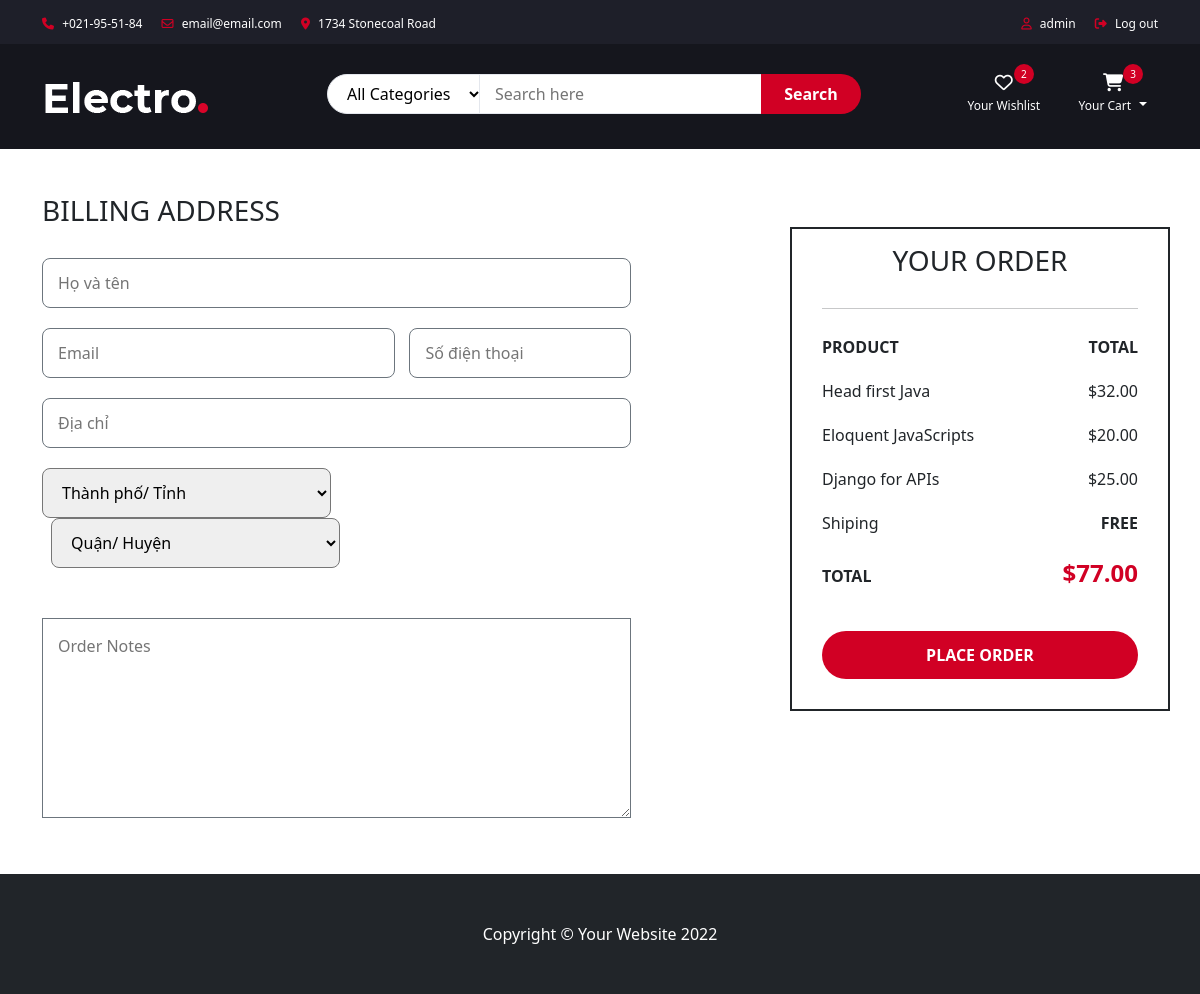
/checkout/ (signed in), run on the app's committed database.
### user/models.py (models this page shows)
class CustomerUser(AbstractUser):
    phone_number = models.CharField(default='', max_length=15)

### cart/models.py (models this page shows)
class CartItem(models.Model):
    cart = models.ForeignKey(Cart, on_delete=models.CASCADE)
    item = models.ForeignKey(Book, on_delete=models.CASCADE)
    quantity = models.IntegerField(default=0)
    @property
    def get_total(self):
        total = self.item.price * self.quantity
        return total

class Cart(models.Model):
    user = models.ForeignKey(CustomerUser, on_delete=models.CASCADE)
    create_date = models.DateTimeField(auto_now_add=True)
    modified_date = models.DateTimeField(auto_now=True)
    @property
    def get_cart_total(self):
        cart_items = self.cartitem_set.all()
        total = 0
        for item in cart_items:
            total += item.get_total
        return total
    @property
    def get_cart_quantity(self):
        cart_item = self.cartitem_set.all()
        total_quantity = 0
        for item in cart_item:
            total_quantity += item.quantity
        return total_quantity

### books/models.py (models this page shows, shortened)
class Book(models.Model):
    title = models.CharField(max_length=60, default='')
    author = models.CharField(max_length=60, default='')
    image = models.ImageField(null=True, blank=True)
    description = models.TextField(default='')
    publisher_id = models.ForeignKey(Publisher, on_delete=models.CASCADE)
    price = models.FloatField(default=0)
    category = models.ForeignKey(Category, on_delete=models.CASCADE, null=True)
    @property
    def imageURL(self):
        try:
            url = self.image.url
        except:
            url = 'https://dummyimage.com/450x300/dee2e6/6c757d.jpg'
        return url

### controller/views.py (the view)
# urls.py: path('checkout/', checkOutView, name='checkout'),
@decorators.login_required(login_url='/login/')
def checkOutView(request):
    customer = request.user
    cart, created = Cart.objects.get_or_create(user=customer)
    cart_items = cart.cartitem_set.all()
    quantity = cart.get_cart_quantity
    context = {"cart": cart, "cart_items": cart_items, "quantity": quantity}
    return render(request, 'cart/checkout.html', context)

### templates/cart/checkout.html (shortened to what this page needs)
{% load static %}
<!DOCTYPE html>
<html lang="en">
<head>
    <link href="https://cdn.jsdelivr.net/npm/bootstrap@5.2.3/dist/css/bootstrap.min.css" rel="stylesheet">
    <link href="https://cdn.jsdelivr.net/npm/bootstrap-icons@1.5.0/font/bootstrap-icons.css" rel="stylesheet"/>
    <link rel="stylesheet" href="https://cdnjs.cloudflare.com/ajax/libs/font-awesome/6.2.1/css/all.min.css"
/>
    <link rel="stylesheet" href="{% static 'homepage/css/navbar.css' %}"/>
    <link href="{% static 'cart/checkout.css' %}" rel="stylesheet"/>
    <link href="{% static 'sweetalert/sweetalert2.min.css' %}" rel="stylesheet"/>
</head>
<body>
{% include 'homepage/navbar.html' %}
<div class="section">
    <div class="container">
        <div class="row">
            <div class="col-md-8">
                <form id="customer-details" method="post">
                    <div class="billing-details">
                        <div class="section-title">
                            <h3 class="title">Billing address</h3>
                        </div>
                        <div class="form-group">
                            <input class="input border border-1 border-secondary" type="text" name="name"
                                   placeholder="Họ và tên" required/>
                        </div>
                        <div class="form-group" id="email">
                            <input class="input border border-1 border-secondary" type="email" name="email"
                                   placeholder="Email" required/>
                        </div>
                        <div class="form-group" id="phone-number">
                            <input class="input border border-1 border-secondary" type="tel" name="phone-number"
                                   placeholder="Số điện thoại" pattern="[0-9]{10}" required/>
                        </div>
                        <div class="form-group">
                            <input class="input border border-1 border-secondary" type="text" name="address"
                                   placeholder="Địa chỉ" required/>
                        </div>
                        <div class="form-group">
                            <select name="province" class="select-box" id="province" required>
                                <option value="" selected="selected">Thành phố/ Tỉnh</option>
                            </select>
                            <select name="city" class="select-box" id="city" required>
                                <option value="" selected="selected">Quận/ Huyện</option>
                            </select>
                        </div>
                    </div>
                    <div class="order-notes form-group">
                        <textarea class="input border border-1 border-secondary" placeholder="Order Notes"
                                  style="height: 200px" name="note"></textarea>
                    </div>
                </form>
            </div>
            <div class="col-md-4 order-details h-100 mt-lg-5 border border-2 border-dark">
                <div class="section-title text-center">
                    <h3 class="title">Your Order</h3>
                </div>
                <hr>
                <div class="order-summary">
                    <div class="order-col">
                        <div><strong>PRODUCT</strong></div>
                        <div><strong>TOTAL</strong></div>
                    </div>
                    <div class="order-products">
                        {% for cart_item in cart_items %}
                            <div class="order-col">
                                <div> {{ cart_item.item.title}}</div>
                                <div>${{ cart_item.get_total | floatformat:2}}</div>
                            </div>
                        {% endfor %}
                    </div>
                    <div class="order-col">
                        <div>Shiping</div>
                        <div><strong>FREE</strong></div>
                    </div>
                    <div class="order-col">
                        <div><strong>TOTAL</strong></div>
                        <div>
                            <strong class="order-total"
                            >${{ cart.get_cart_total | floatformat:2 }}</strong
                            >
                        </div>
                    </div>
                </div>
                <a href="#" class="primary-btn order-submit">Place order</a
                >
            </div>
        </div>
    </div>
</div>
{% include 'homepage/footer.html' %}
</body>
</html>

### templates/homepage/navbar.html (shortened to what this page needs)
{% load static %}
<div id="navbar">
    <div id="top-header">
        <div class="container">
            <ul class="header-links pull-left">
                <li><a href="#"><i class="fa fa-phone"></i> +021-95-51-84</a></li>
                <li><a href="#"><i class="fa fa-envelope-o"></i> email@email.com</a></li>
                <li><a href="#"><i class="fa fa-map-marker"></i> 1734 Stonecoal Road</a></li>
            </ul>
            <ul class="header-links pull-right">
                {% if user.is_authenticated %}
                    <li><a href="/login/?next=/"><i class="fa fa-user-o"></i> {{ user }}</a></li>
                {% else %}
                    <li><a href="/login/?next=/"><i class="fa fa-user-o"></i> Login</a></li>
                {% endif %}
                <li><a href="/custom-logout"><i class="fa fa-right-from-bracket"></i> Log out</a></li>
            </ul>
        </div>
    </div>
    <div id="header" class="pb-3">
        <div class="container">
            <div class="row">
                <div class="col-md-3 mt-1">
                    <div class="header-logo">
                        <a href="{% url 'index' %}" class="logo">
                            <img src="{% static 'images/logo.png' %}" alt="">
                        </a>
                    </div>
                </div>
                <div class="col-md-6">
                    <div class="header-search">
                        <form class="d-flex search-form" method="get" action="{% url 'index' %}">
                            <select class="input-select">
                                <option value="0">All Categories</option>
                            </select>
                            <input class="input search-bar" placeholder="Search here" type="search" name="q" value="">
                            <button class="search-btn">Search</button>
                        </form>
                    </div>
                </div>
                <div class="col-md-3 clearfix">
                    <div class="header-ctn">
                        <div>
                            <a href="#">
                                <i class="fa fa-heart-o"></i>
                                <span>Your Wishlist</span>
                                <div class="qty">2</div>
                            </a>
                        </div>
                        <div class="dropdown">
                            <a class="dropdown-toggle" data-toggle="dropdown" aria-expanded="true">
                                <i class="fa fa-shopping-cart"></i>
                                <span>Your Cart</span>
                                <div class="qty">{{ quantity }}</div>
                            </a>
                        </div>
                    </div>
                </div>
            </div>
        </div>
    </div>
</div>

### static/homepage/css/navbar.css (style rules this page uses)
a { color: #2B2D42; font-weight: 500; -webkit-transition: 0.2s color; transition: 0.2s color; }
ul, ol { margin: 0; padding: 0; list-style: none }
.primary-btn { display: inline-block; padding: 12px 30px; background-color: #D10024; border: none; border-radius: 40px; color: #FFF; text-transform: uppercase; font-weight: 700; text-align: center; -webkit-transition: 0.2s all; transition: 0.2s all; }
.input { height: 40px; padding: 0px 15px; border: 1px solid #E4E7ED; background-color: #FFF; width: 100%; }
textarea.input { padding: 15px; min-height: 90px; }
.input-select { padding: 0px 15px; background: #FFF; border: 1px solid #E4E7ED; height: 40px; }
.search-bar { outline: none; }
.section { padding-top: 30px; padding-bottom: 30px; }
.section-title { position: relative; margin-bottom: 30px; margin-top: 15px; }
.section-title .title { display: inline-block; text-transform: uppercase; margin: 0px; }
#top-header { padding-top: 10px; padding-bottom: 10px; background-color: #1E1F29; }
#top-header .container { display: flex; justify-content: space-between; }
.header-links { display: inline-block !important; }
.header-links li { display: inline-block; margin-right: 15px; font-size: 12px; }
.header-links li:last-child { margin-right: 0px; }
.header-links li a { color: #FFF; }
.header-links li i { color: #D10024; margin-right: 5px; }
#header { padding-top: 15px; padding-bottom: 15px; background-color: #15161D; }
.header-logo { float: left; }
.header-logo .logo img { display: block; }
.header-search { padding: 15px 0px; }
.header-search form { position: relative; }
.header-search form .input-select { margin-right: -4px; border-radius: 40px 0px 0px 40px; }
.header-search form .input { width: calc(100% - 260px); margin-right: -4px; }
.header-search form .search-btn { height: 40px; width: 100px; background: #D10024; color: #FFF; font-weight: 700; border: none; border-radius: 0px 40px 40px 0px; }
.header-ctn { float: right; padding: 15px 0px; }
.header-ctn>div { display: inline-block; }
.header-ctn>div+div { margin-left: 15px; }
.header-ctn>div>a { display: block; position: relative; width: 90px; text-align: center; color: #FFF; }
.header-ctn>div>a>i { display: block; font-size: 18px; }
.header-ctn>div>a>span { font-size: 12px; }
.header-ctn>div>a>.qty { position: absolute; right: 15px; top: -10px; width: 20px; height: 20px; line-height: 20px; text-align: center; border-radius: 50%; font-size: 10px; color: #FFF; background-color: #D10024; }
a { text-decoration: none; }

### static/cart/checkout.css (style rules this page uses)
.input { height: 40px; padding: 0px 15px; border: 1px solid #E4E7ED; background-color: #FFF; width: 100%; }
textarea.input { padding: 15px; min-height: 90px; }
.input-select { padding: 0px 15px; background: #FFF; border: 1px solid #E4E7ED; height: 40px; }
.billing-details { margin-bottom: 30px; }
.order-details { position: relative; padding: 0px 30px 30px; border-right: 1px solid #E4E7ED; border-left: 1px solid #E4E7ED; border-bottom: 1px solid #E4E7ED; margin-top: 30px; }
.order-summary { margin: 15px 0px; }
.order-summary .order-col { display: table; width: 100%; }
.order-summary .order-col:after { content: ""; display: block; clear: both; }
.order-summary .order-col>div { display: table-cell; padding: 10px 0px; }
.order-summary .order-col>div:first-child { width: calc(100% - 150px); }
.order-summary .order-col>div:last-child { width: 150px; text-align: right; }
.order-summary .order-col .order-total { font-size: 24px; color: #D10024; }
.order-details .order-submit { display: block; margin-top: 30px; }
.form-group { padding-bottom: 20px; width: 80%; }
.form-group input { height: 50px; border-radius: 8px; }
#email { width: 48%; display: inline-block; }
#phone-number { padding-left: 10px; width: 31.4%; display: inline-block; }
.select-box { height: 50px; border-radius: 8px; padding: 0 15px; width: 49%; }
#city { margin-left: 9px; }

### data on the page
CustomerUser: username "admin"
CartItem: item "Head first Java", get_total "32.00"
CartItem: item "Eloquent JavaScripts", get_total "20.00"
CartItem: item "Django for APIs", get_total "25.00"
Cart: get_cart_total "77.00"

### other printed values
{{ quantity }} "3"
